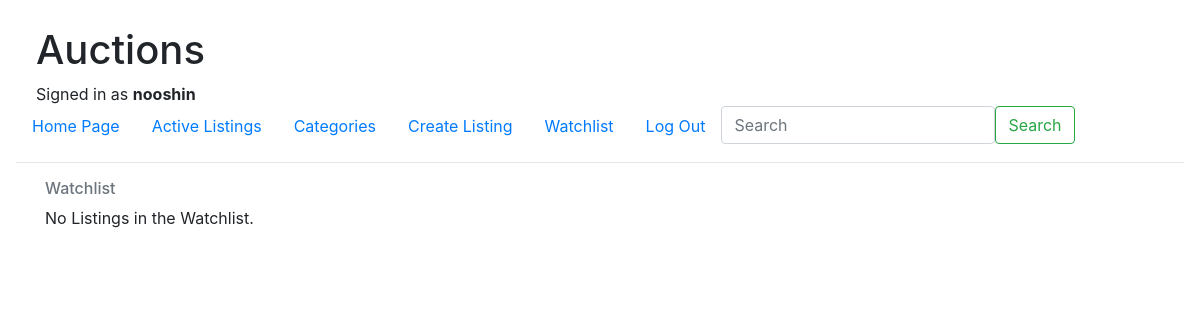
/auction/listings/watchlist/ (signed in), run on an earlier commit of the app's database.
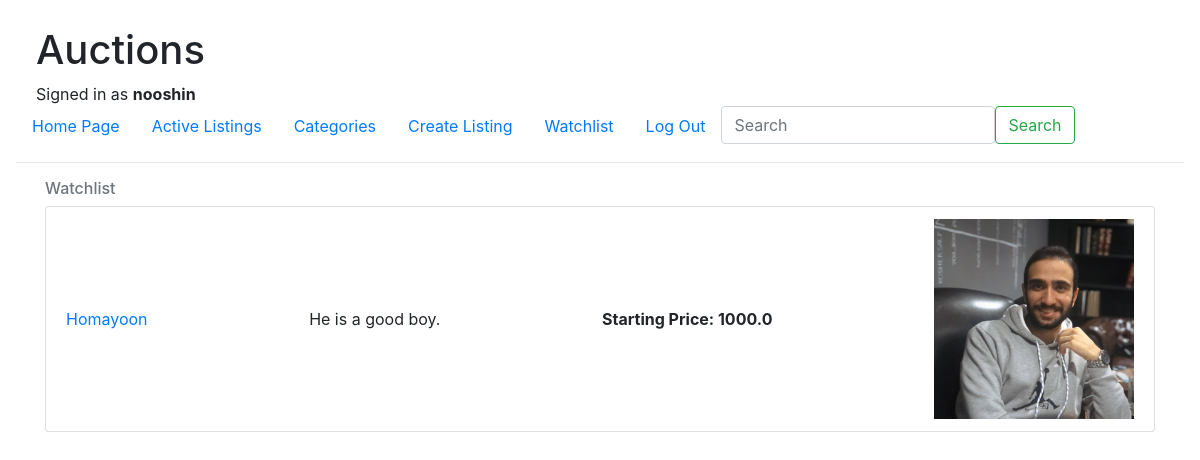
And on a later commit of the database.
### Auction/models.py (models this page shows)
class Listing(models.Model):
    title = models.CharField(max_length=20)
    description = models.TextField(blank=True, null=True)
    user = models.ForeignKey(User, related_name='listings', on_delete=models.CASCADE)
    watchers = models.ManyToManyField(User, related_name='watchlist', blank=True)
    category = models.ManyToManyField(Category, related_name='listings', blank=True)
    created_at = models.DateTimeField(auto_now_add=True)
    updated_at = models.DateTimeField(auto_now=True)
    starting_price = models.FloatField()
    image = models.ImageField(upload_to='uploads/', blank=True, null=True)

### Auction/views.py (the view)
# urls.py: path('listings/watchlist/', watchlist_view, name='watchlist'),
def watchlist_view(request):
    user = request.user
    if user.is_authenticated:
        watchlist = user.watchlist.all()
    context = {
        'watchlist': watchlist,
    }
    return render(request, 'auction/watchlist.html', context)

### templates/auction/watchlist.html (shortened to what this page needs)
{% extends 'layout.html' %}
{% block body %}
{% load static %}
<div class="container">
    <div class="row">
        <div class="col-12 col-sm-8 col-lg-12">
            <h6 class="text-muted">Watchlist</h6>
            <ul class="list-group">
                {% for listing in watchlist %}
                <li class="list-group-item d-flex justify-content-between align-items-center">
                        <a href='{% url "auction:listing" listing.id %}'>
                            {{ listing.title }}<br/>
                        </a>
                        {{ listing.description }}<br/>
                        <b>Starting Price: {{ listing.starting_price }}</b>
                        <div class="image-parent">
                        {% if listing.image %}
                            <img src="{{ listing.image.url }}" class="img-fluid">
                            {% else %}
                            <img src="{% static 'Auction/no_image.jpg' %}" class="img-fluid">
                            {% endif %}
                        </div>
                        {% empty %}
                            No Listings in the Watchlist.
                {% endfor %}
            </ul>
        </div>
    </div>
</div>
{% endblock %}

What changed in the data, as far as the page shows it:
added Listing: title "Homayoon", description "He is a good boy.", starting_price "1000.0", image (picture)
Also different on the page:
text no longer shown: "No Listings in the Watchlist."
